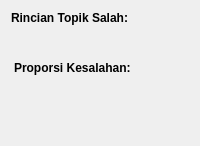
      <widget class="QWidget" name="scroll_report_content">
       <property name="styleSheet"><string notr="true">QWidget#scroll_report_content { background-color: white; }</string></property>
       <layout class="QVBoxLayout" name="v_report_scroll">
        <item><widget class="QLabel" name="report_topic_summary"><property name="text"><string>Rincian Topik Salah:</string></property><property name="styleSheet"><string notr="true">color: black; font-weight: bold;</string></property></widget></item>
        <item><widget class="QLabel" name="report_topic_details"><property name="styleSheet"><string notr="true">color: black;</string></property><property name="wordWrap"><bool>true</bool></property></widget></item>
        <item><widget class="QLabel" name="report_error_summary"><property name="text"><string>Proporsi Kesalahan:</string></property><property name="styleSheet"><string notr="true">color: black; font-weight: bold; margin-top: 10px;</string></property></widget></item>
        <item><widget class="QLabel" name="report_error_details"><property name="styleSheet"><string notr="true">color: black;</string></property><property name="wordWrap"><bool>true</bool></property></widget></item>
        <item>
         <spacer name="v_sp_report">
          <property name="orientation"><enum>Qt::Orientation::Vertical</enum></property>
          <property name="sizeHint" stdset="0"><size><width>20</width><height>40</height></size></property>
         </spacer>
        </item>
       </layout>
      </widget>
